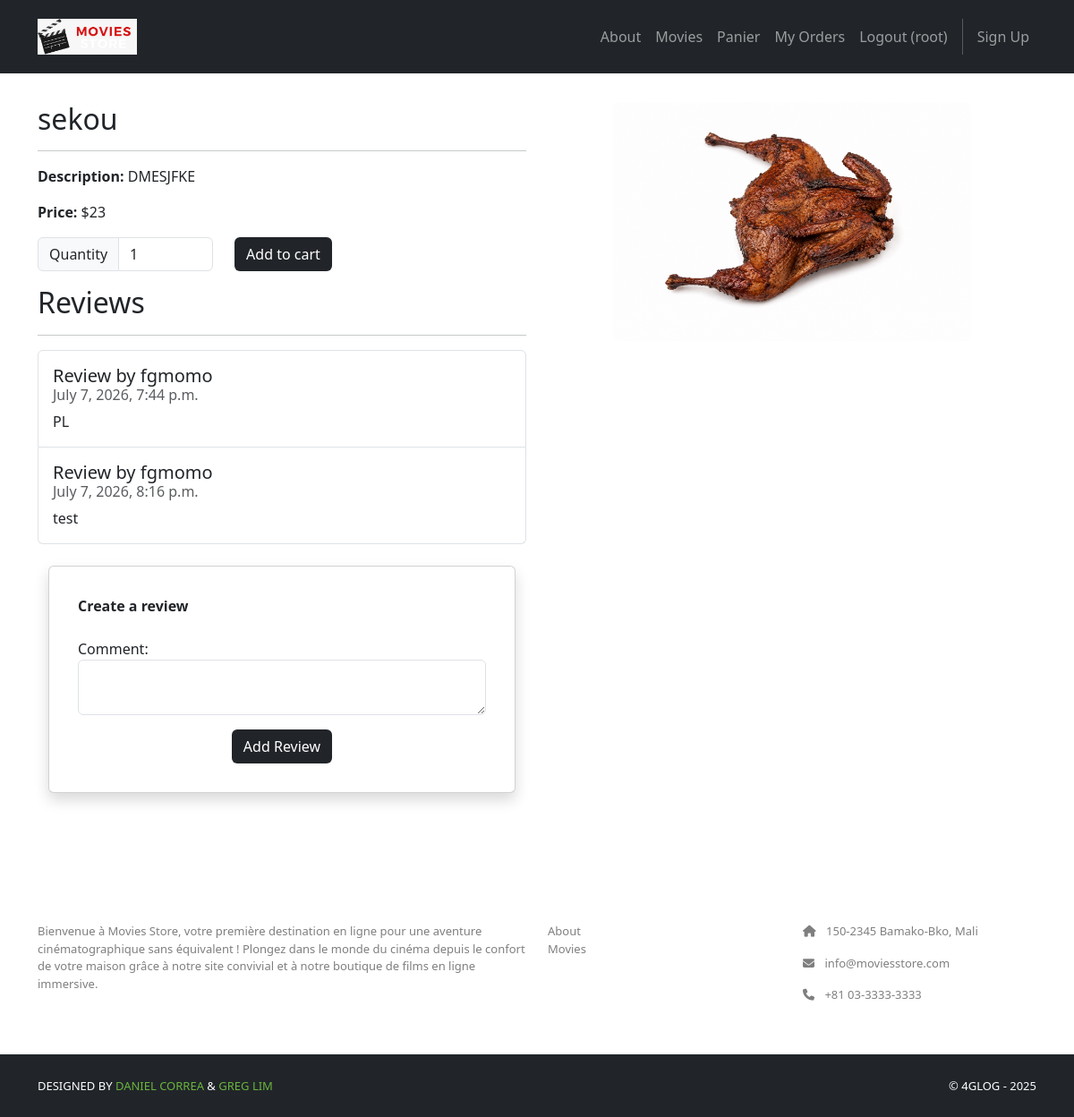
Page /movies/2/ (signed in) on the committed database.
### movies/models.py (models this page shows, shortened)
class Movie(models.Model):
    id = models.AutoField(primary_key=True)
    title = models.CharField(max_length=255)
    price = models.IntegerField()
    description = models.TextField()
    image = models.ImageField(upload_to='movies/images')

class Review(models.Model):
    id = models.AutoField(primary_key=True)
    comment = models.CharField(max_length=255)
    date = models.DateTimeField(auto_now_add=True)
    movie = models.ForeignKey(Movie, on_delete=models.CASCADE)
    user = models.ForeignKey(User, on_delete=models.CASCADE)

### movies/views.py (the view)
# urls.py: path('<int:id>/', views.show, name='movies.show'),
def show(request, id):
    movie = Movie.objects.get(id=id)
    reviews = Review.objects.filter(movie=movie)
    template_data = {}
    template_data['title'] = movie.title
    template_data['movie'] = movie
    template_data['reviews'] = reviews
    return render(request, 'movies/show.html',
                  {'template_data': template_data})

### movies/templates/movies/show.html (shortened to what this page needs)
{% extends 'base.html' %} {% block content %} {% load static %}
<div class="p-3">
  <div class="container">
    <div class="row mt-3">
      <div class="col-md-6 mx-auto mb-3">
        <h2>{{ template_data.movie.title }}</h2>
        <hr />
        <p><b>Description:</b> {{ template_data.movie.description }}</p>
        <p><b>Price:</b> ${{ template_data.movie.price }}</p>
         <p class="card-text">
          <form method="post" action="{% url 'cart.add' id=template_data.movie.id %}">
            <div class="row">
              <div class="col-auto">
                <div class="input-group col-auto">
                  <div class="input-group-text">Quantity
                    </div>
                  <input type="number" min="1" max="10"
                    class="form-control quantity-input"
                    name="quantity" value="1">
                </div>
              </div>
              <div class="col-auto">
                <button class="btn bg-dark text-white"
                  type="submit">Add to cart</button>
              </div>
            </div>
          </form>
        </p>
        <h2>Reviews</h2>
        <hr />
        <ul class="list-group">
          {% for review in template_data.reviews %}
          <li class="list-group-item pb-3 pt-3">
            <h5 class="card-title">Review by {{ review.user.username }}</h5>
            <h6 class="card-subtitle mb-2 text-muted">{{ review.date }}</h6>
            <p class="card-text">{{ review.comment }}</p>
          </li>
          {% endfor %}
        </ul>
        {% if user.is_authenticated %}
        <div class="container mt-4">
          <div class="row justify-content-center">
            <div class="col-12">
              <div class="card shadow p-3 mb-4 rounded">
                <div class="card-body">
                  <b class="text-start">Create a review </b><br /><br />
                  <form method="POST" action="{% url 'movies.create_review' id=template_data.movie.id %}">
                    <p>
                      <label for="comment">Comment:</label>
                      <textarea
                        name="comment"
                        required
                        class="form-control"
                        id="comment"
                      ></textarea>
                    </p>
                    <div class="text-center">
                      <button type="submit" class="btn bg-dark text-white">
                        Add Review
                      </button>
                    </div>
                  </form>
                </div>
              </div>
            </div>
          </div>
        </div>
        {% endif %}
      </div>
      <div class="col-md-6 mx-auto mb-3 text-center">
        <img
          src="{{ template_data.movie.image.url }}"
          class="rounded img-card-400"
        />
      </div>
    </div>
  </div>
</div>
{% endblock content %}

### moviesstore/templates/base.html (shortened to what this page needs)
<!doctype html>
<html>
  <head>
    {% load static %}
    <link
      rel="stylesheet"
      type="text/css"
      href="{% static 'css/style.css' %}"
    />
    <link
      href="https://cdn.jsdelivr.net/npm/bootstrap@5.3.3/dist/css/bootstrap.min.css"
      rel="stylesheet"
    />
    <link
      rel="stylesheet"
      href="https://cdnjs.cloudflare.com/ajax/libs/font-awesome/6.1.1/css/all.min.css"
    />
  </head>
  <body>
    <nav class="p-3 navbar navbar-dark bg-dark navbar-expand-lg">
      <div class="container">
        <a class="navbar-brand" href="{% url 'home.index' %}">
          <img src="{% static 'img/logo.jpeg' %}" alt="logo" height="40" />
        </a>
        <div class="collapse navbar-collapse" id="navbarNavAltMarkup">
          <div class="navbar-nav ms-auto navbar-ml">
            <a class="nav-link" href="{% url 'home.about' %}">About</a>
            <a class="nav-link" href="{% url 'movies.index' %}">Movies</a>
            <a class="nav-link" href="{% url 'cart.index' %}">Panier</a>
            {% if user.is_authenticated %}
            <a class="nav-link" href="{% url 'accounts.orders' %}">My Orders</a>
            <a class="nav-link" href="{% url 'accounts.logout' %}"
              >Logout ({{ user.username }})</a
            >
            {% else %}
            <a class="nav-link" href="{% url 'accounts.login' %}">Login</a>
            {% endif %}
            <a class="nav-link" href="{% url 'accounts.signup' %}">Sign Up</a>
          </div>
        </div>
      </div>
    </nav>
    <div>{% block content %} {% endblock content %}</div>
    <section class="p-3 ms-footer d-none d-md-block">
      <div class="container">
        <div class="row mt-3 text-white">
          <div class="col-md-6 col-lg-6 col-xl-6 mx-auto mb-4">
            <b>MOVIES STORE</b>
            <hr />
            <p>
              Bienvenue à Movies Store, votre première destination en ligne pour
              une aventure cinématographique sans équivalent ! Plongez dans le
              monde du cinéma depuis le confort de votre maison grâce à notre
              site convivial et à notre boutique de films en ligne immersive.
            </p>
          </div>
          <div class="col-md-3 col-lg-3 col-xl-3 mx-auto mb-4">
            <b>LINKS</b>
            <hr />
            <p>
              <a class="nav-link" href="{% url 'home.about' %}">About</a>
              <a class="nav-link" href="{% url 'movies.index' %}">Movies</a>
            </p>
          </div>
          <div class="col-md-3 col-lg-3 col-xl-3 mx-auto mb-4">
            <b>CONTACT</b>
            <hr />
            <p><i class="fas fa-home me-2"></i> 150-2345 Bamako-Bko, Mali</p>
            <p><i class="fas fa-envelope me-2"></i> info@moviesstore.com</p>
            <p><i class="fas fa-phone me-2"></i> +81 03-3333-3333</p>
          </div>
        </div>
      </div>
    </section>
    <section class="p-3 ms-footer-bottom bg-dark">
      <div class="container d-flex justify-content-between">
        <div class="me-5 text-white">
          <span
            >DESIGNED BY
            <a href="https://www.x.com/danielgarax" target="_blank"
              >DANIEL CORREA</a
            >
            &
            <a href="https://www.x.com/greglim81" target="_blank">GREG LIM</a>
          </span>
        </div>
        <div class="text-white">
          <span>© 4GLOG - 2025</span>
        </div>
      </div>
    </section>
  </body>
</html>

### moviesstore/static/css/style.css (style rules this page uses)
.bg-dark { background-color: #2E2E2E !important; }
.ms-footer p { color: #7F7F7F; font-size: 13px; }
.ms-footer-bottom span { font-size: 13px; line-height: 38px; }
.ms-footer-bottom a { color: #6ab43e; text-decoration: none; }
.img-card-400 { width: fit-content; max-width: 400px; }

### rows in the picture
Movie: movie "sekou", movie.description "DMESJFKE", movie.price "23", movie.image (picture)
Review: user.username "fgmomo", date "July 7, 2026, 7:44 p.m.", comment "PL"
Review: user.username "fgmomo", date "July 7, 2026, 8:16 p.m.", comment "test"

### other values in the picture
{{ user.username }} "root"
